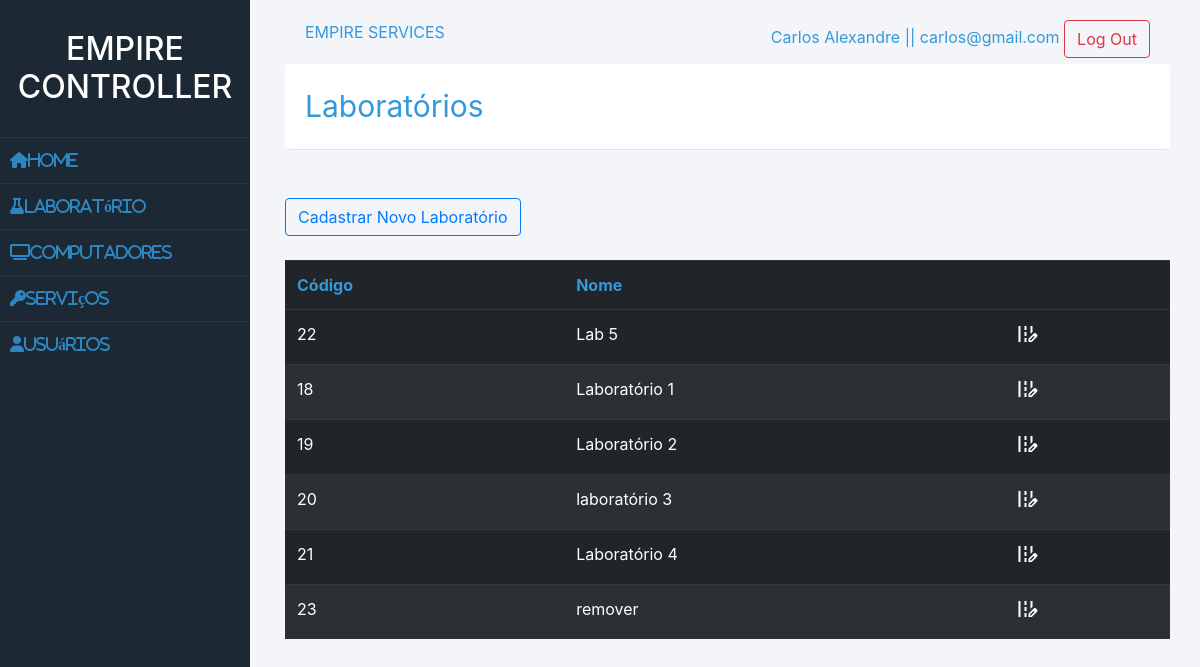
The page /laboratorio/listarLaboratorio.php (signed in) on the database its author committed.
### tables this page shows
CREATE TABLE `laboratorio` (
  `id` int(10) NOT NULL,
  `descricaoLab` varchar(50) NOT NULL
);

### laboratorio/listarLaboratorio.php (the view, shortened to what this page needs)
<?php
    $pdo = Conexao::conectar();
    $sql = "SELECT * FROM laboratorio ORDER by descricaoLab;";
    $listarLaboratorios = $pdo->query($sql);
?>
    <?php
        require "../header.php";
        require "../sideBar/sidebar.php";
    ?>
            <div class="titulo">Laboratórios</div>
            <div class="info">
                <br>
                <br>
    <button type="button" onclick="JavaScript:location.href='../laboratorio/frmCadastrarLaboratorio.php'" class="btn btn-outline-primary">Cadastrar Novo Laboratório</button>
    <br>
    <br>
    <table class = "table table-striped table-dark">
        <tr class="thead-dark">
            <th>Código</th>
            <th>Nome</th>
            <th></th>
        </tr>
        <?php foreach($listarLaboratorios as $laboratorio){ ?>
            <tr>
                <td><?php echo $laboratorio['id']; ?></td>
                <td><?php echo $laboratorio['descricaoLab']; ?></td>
                <td><div>
                        <a href="#" onclick="JavaScript:location.href='../laboratorio/frmEditarLaboratorio.php?id=<?php echo $laboratorio['id'];?>'"> <i class="material-icons">edit_road</i></a>
                    </div>
                </td>
            </tr>
        <?php }?>
    </table>
<?php require "../footer.php";?>

### estilos.css (style rules this page uses)
* { margin: 0; padding: 0; box-sizing: border-box; list-style: none; text-decoration: none; }
body { background: #f3f5f9; }
.warapper .main_content .titulo { padding: 20px; border-radius: 1%; background: #fff; color: #3498DB; border-bottom: 1px solid #e0e4e8; font-size: 30px; }
.warapper .main_content .info table tbody tr th { color: #3498DB; }
.warapper .main_content .info table tbody tr td div a { color: #fff; }

### rows shown on the page
laboratorio: id "22", descricaoLab "Lab 5"
laboratorio: id "18", descricaoLab "Laboratório 1"
laboratorio: id "19", descricaoLab "Laboratório 2"
laboratorio: id "20", descricaoLab "laboratório 3"
laboratorio: id "21", descricaoLab "Laboratório 4"
laboratorio: id "23", descricaoLab "remover"

### other values the page prints
$_SESSION['nome'] "Carlos Alexandre"
$_SESSION['email'] "carlos@gmail.com"
